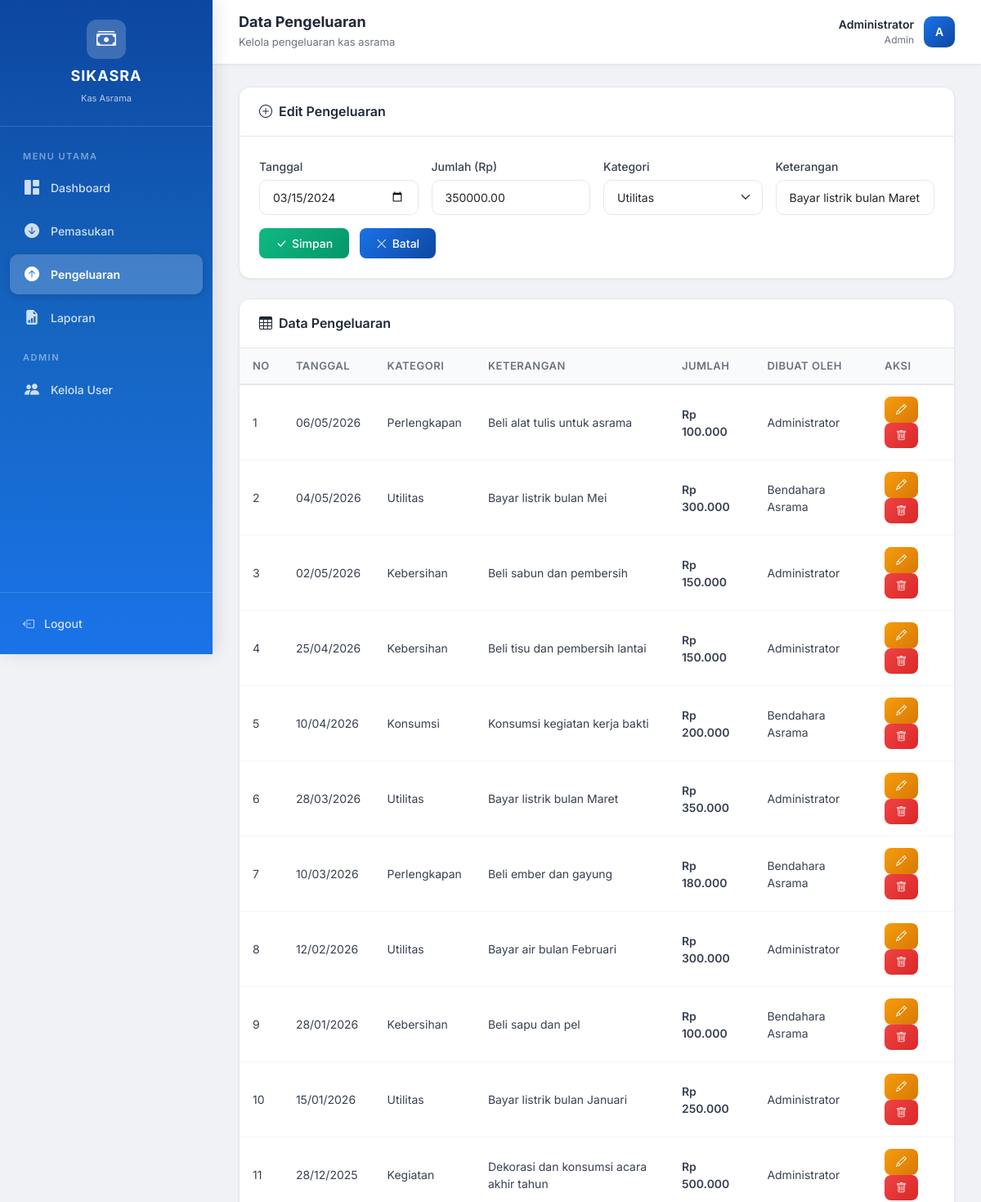
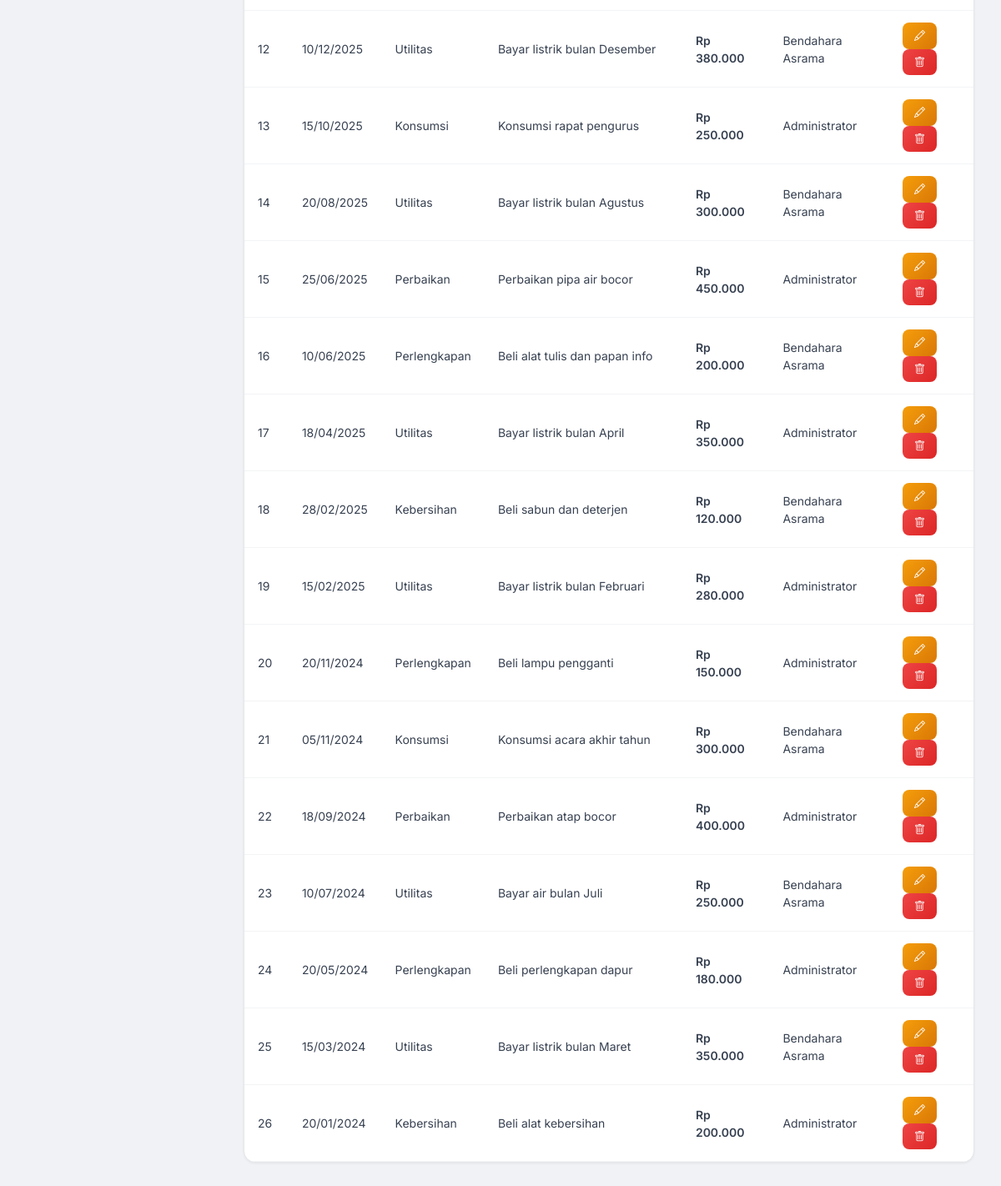
Page /pages/pengeluaran.php?edit=2 (signed in) on the committed database (2 pictures, top to bottom).
### tables this page shows
CREATE TABLE IF NOT EXISTS pengeluaran (
    id INT AUTO_INCREMENT PRIMARY KEY,
    tanggal DATE NOT NULL,
    jumlah DECIMAL(15,2) NOT NULL,
    keterangan TEXT,
    kategori_pengeluaran VARCHAR(100) NOT NULL,
    created_by INT,
    created_at TIMESTAMP DEFAULT CURRENT_TIMESTAMP,
    FOREIGN KEY (created_by) REFERENCES users(id) ON DELETE SET NULL
);

CREATE TABLE IF NOT EXISTS users (
    id INT AUTO_INCREMENT PRIMARY KEY,
    username VARCHAR(50) NOT NULL UNIQUE,
    password VARCHAR(255) NOT NULL,
    nama_lengkap VARCHAR(100) NOT NULL,
    role ENUM('admin', 'bendahara') NOT NULL DEFAULT 'bendahara',
    created_at TIMESTAMP DEFAULT CURRENT_TIMESTAMP
);

### classes/Transaksi.php (called while the page is built, shortened)
<?php
class Transaksi {
    protected $conn;
    public function __construct($conn) {
        $this->conn = $conn;
    }
    public function getTransaksiById($tabel, $id) {
        $stmt = $this->conn->prepare("SELECT * FROM $tabel WHERE id = ?");
        $stmt->bind_param("i", $id);
        $stmt->execute();
        $result = $stmt->get_result();
        return $result->fetch_assoc();
    }
}
?>

### classes/Pengeluaran.php (called while the page is built, shortened)
<?php
require_once __DIR__ . '/Transaksi.php';
class Pengeluaran extends Transaksi {
    public function tampilPengeluaran() {
        $query = "SELECT p.*, u.nama_lengkap
                  FROM pengeluaran p
                  LEFT JOIN users u ON p.created_by = u.id
                  ORDER BY p.tanggal DESC";
        $result = $this->conn->query($query);
        return $result;
    }
}
?>

### pages/pengeluaran.php (the view, shortened to what this page needs)
<?php
require_once '../classes/Pengeluaran.php';
$db = new Database();
$conn = $db->getConnection();
$pengeluaran = new Pengeluaran($conn);
$editData = null;
if (isset($_GET['edit'])) {
    $editData = $pengeluaran->getTransaksiById('pengeluaran', $_GET['edit']);
}
$dataPengeluaran = $pengeluaran->tampilPengeluaran();
?>
<!DOCTYPE html>
<html lang="id">
<head>
    <link href="https://cdn.jsdelivr.net/npm/bootstrap@5.3.0/dist/css/bootstrap.min.css" rel="stylesheet">
    <link href="https://cdn.jsdelivr.net/npm/bootstrap-icons@1.10.0/font/bootstrap-icons.css" rel="stylesheet">
    <link href="../assets/css/style.css" rel="stylesheet">
</head>
<body>
<div class="app-wrapper">
    <?php include 'sidebar.php'; ?>
    <div class="main-content">
        <div class="top-navbar">
            <div class="page-title"><h5>Data Pengeluaran</h5><small>Kelola pengeluaran kas asrama</small></div>
            <div class="user-info">
                <div class="user-detail">
                    <div class="user-name"><?php echo $_SESSION['nama_lengkap']; ?></div>
                    <div class="user-role"><?php echo ucfirst($_SESSION['role']); ?></div>
                </div>
                <div class="user-avatar"><?php echo strtoupper(substr($_SESSION['nama_lengkap'],0,1)); ?></div>
            </div>
        </div>
        <div class="content-area">
            <div class="card-custom mb-4">
                <div class="card-header">
                    <h5><i class="bi bi-plus-circle me-2"></i><?php echo $editData ? 'Edit Pengeluaran' : 'Tambah Pengeluaran'; ?></h5>
                </div>
                <div class="card-body">
                    <form method="POST" action="" class="form-custom">
                        <div class="row g-3">
                            <div class="col-md-3">
                                <label class="form-label">Tanggal</label>
                                <input type="date" class="form-control" name="tanggal" value="<?php echo $editData ? $editData['tanggal'] : date('Y-m-d'); ?>" required>
                            </div>
                            <div class="col-md-3">
                                <label class="form-label">Jumlah (Rp)</label>
                                <input type="number" class="form-control" name="jumlah" placeholder="0" value="<?php echo $editData ? $editData['jumlah'] : ''; ?>" required>
                            </div>
                            <div class="col-md-3">
                                <label class="form-label">Kategori</label>
                                <select class="form-select" name="kategori_pengeluaran" required>
                                    <?php $kats = ['Kebersihan','Utilitas','Perlengkapan','Konsumsi','Kegiatan','Perbaikan','Lainnya'];
                                    foreach($kats as $k): ?>
                                        <option value="<?php echo $k; ?>" <?php echo ($editData && $editData['kategori_pengeluaran']==$k)?'selected':''; ?>><?php echo $k; ?></option>
                                    <?php endforeach; ?>
                                </select>
                            </div>
                            <div class="col-md-3">
                                <label class="form-label">Keterangan</label>
                                <input type="text" class="form-control" name="keterangan" placeholder="Keterangan" value="<?php echo $editData ? $editData['keterangan'] : ''; ?>">
                            </div>
                        </div>
                        <div class="mt-3">
                            <button type="submit" class="btn-success-custom"><i class="bi bi-check-lg"></i> Simpan</button>
                            <?php if($editData): ?><a href="pengeluaran.php" class="btn-primary-custom ms-2"><i class="bi bi-x-lg"></i> Batal</a><?php endif; ?>
                        </div>
                    </form>
                </div>
            </div>
            <div class="card-custom">
                <div class="card-header"><h5><i class="bi bi-table me-2"></i>Data Pengeluaran</h5></div>
                <div class="card-body" style="padding:0;">
                    <table class="table-custom">
                        <thead><tr><th>No</th><th>Tanggal</th><th>Kategori</th><th>Keterangan</th><th>Jumlah</th><th>Dibuat Oleh</th><th>Aksi</th></tr></thead>
                        <tbody>
                        <?php $no=1; while($row=$dataPengeluaran->fetch_assoc()): ?>
                            <tr>
                                <td><?php echo $no++; ?></td>
                                <td><?php echo date('d/m/Y', strtotime($row['tanggal'])); ?></td>
                                <td><?php echo $row['kategori_pengeluaran']; ?></td>
                                <td><?php echo $row['keterangan']; ?></td>
                                <td class="money-red">Rp <?php echo number_format($row['jumlah'],0,',','.'); ?></td>
                                <td><?php echo $row['nama_lengkap'] ?? '-'; ?></td>
                                <td>
                                    <a href="pengeluaran.php?edit=<?php echo $row['id']; ?>" class="btn-warning-custom"><i class="bi bi-pencil"></i></a>
                                    <a href="pengeluaran.php?hapus=<?php echo $row['id']; ?>" class="btn-danger-custom" onclick="return confirm('Yakin hapus?')"><i class="bi bi-trash"></i></a>
                                </td>
                            </tr>
                        <?php endwhile; ?>
                        </tbody>
                    </table>
                </div>
            </div>
        </div>
    </div>
</div>
</body>
</html>

### assets/css/style.css (style rules this page uses)
* { margin: 0; padding: 0; box-sizing: border-box; }
body { font-family: 'Inter', sans-serif; background-color: #f0f2f5; color: #333; min-height: 100vh; }
.app-wrapper { display: flex; min-height: 100vh; }
.main-content { margin-left: 260px; flex: 1; min-height: 100vh; background: #f0f2f5; }
.top-navbar { background: white; padding: 16px 32px; display: flex; justify-content: space-between; align-items: center; box-shadow: 0 1px 3px rgba(0, 0, 0, 0.08); position: sticky; top: 0; z-index: 100; }
.top-navbar .page-title h5 { font-weight: 700; color: #1f2937; font-size: 18px; margin: 0; }
.top-navbar .page-title small { color: #6b7280; font-size: 13px; }
.top-navbar .user-info { display: flex; align-items: center; gap: 12px; }
.top-navbar .user-info .user-avatar { width: 38px; height: 38px; background: linear-gradient(135deg, #1a73e8, #0d47a1); border-radius: 10px; display: flex; align-items: center; justify-content: center; color: white; font-weight: 600; font-size: 14px; }
.top-navbar .user-info .user-detail { text-align: right; }
.top-navbar .user-info .user-detail .user-name { font-weight: 600; font-size: 14px; color: #1f2937; }
.top-navbar .user-info .user-detail .user-role { font-size: 12px; color: #6b7280; }
.content-area { padding: 28px 32px; }
.card-custom { background: white; border-radius: 14px; box-shadow: 0 1px 3px rgba(0, 0, 0, 0.06); border: 1px solid #e5e7eb; overflow: hidden; }
.card-custom .card-header { background: white; padding: 20px 24px; border-bottom: 1px solid #e5e7eb; display: flex; justify-content: space-between; align-items: center; }
.card-custom .card-header h5 { font-weight: 600; font-size: 16px; color: #1f2937; margin: 0; }
.card-custom .card-body { padding: 24px; }
.table-custom { width: 100%; border-collapse: collapse; }
.table-custom thead th { background: #f9fafb; padding: 12px 16px; font-size: 13px; font-weight: 600; color: #6b7280; text-transform: uppercase; letter-spacing: 0.5px; border-bottom: 2px solid #e5e7eb; text-align: left; }
.table-custom tbody td { padding: 14px 16px; font-size: 14px; color: #374151; border-bottom: 1px solid #f3f4f6; vertical-align: middle; }
.table-custom tbody tr { transition: background 0.2s ease; }
.btn-primary-custom { background: linear-gradient(135deg, #1a73e8, #0d47a1); border: none; border-radius: 8px; padding: 8px 20px; font-weight: 500; font-size: 14px; color: white; transition: all 0.3s ease; text-decoration: none; display: inline-flex; align-items: center; gap: 6px; }
.btn-success-custom { background: linear-gradient(135deg, #10b981, #059669); border: none; border-radius: 8px; padding: 8px 20px; font-weight: 500; font-size: 14px; color: white; transition: all 0.3s ease; text-decoration: none; display: inline-flex; align-items: center; gap: 6px; }
.btn-danger-custom { background: linear-gradient(135deg, #ef4444, #dc2626); border: none; border-radius: 8px; padding: 6px 14px; font-weight: 500; font-size: 13px; color: white; transition: all 0.3s ease; text-decoration: none; display: inline-flex; align-items: center; gap: 4px; }
.btn-warning-custom { background: linear-gradient(135deg, #f59e0b, #d97706); border: none; border-radius: 8px; padding: 6px 14px; font-weight: 500; font-size: 13px; color: white; transition: all 0.3s ease; text-decoration: none; display: inline-flex; align-items: center; gap: 4px; }
.form-custom .form-label { font-weight: 500; color: #374151; font-size: 14px; margin-bottom: 6px; }
.form-custom .form-control, .form-custom .form-select { border-radius: 10px; padding: 10px 16px; border: 1.5px solid #e5e7eb; font-size: 14px; transition: all 0.3s ease; }
.money-red { color: #ef4444; font-weight: 600; }

### rows in the picture
pengeluaran: tanggal "03/15/2024", jumlah "350000.00", kategori_pengeluaran "Utilitas", keterangan "Bayar listrik bulan Maret", tanggal "15/03/2024", jumlah "350.000", created_by.nama_lengkap "Bendahara Asrama"
pengeluaran: tanggal "06/05/2026", kategori_pengeluaran "Perlengkapan", keterangan "Beli alat tulis untuk asrama", jumlah "100.000", created_by.nama_lengkap "Administrator"
pengeluaran: tanggal "04/05/2026", kategori_pengeluaran "Utilitas", keterangan "Bayar listrik bulan Mei", jumlah "300.000", created_by.nama_lengkap "Bendahara Asrama"
pengeluaran: tanggal "02/05/2026", kategori_pengeluaran "Kebersihan", keterangan "Beli sabun dan pembersih", jumlah "150.000", created_by.nama_lengkap "Administrator"
pengeluaran: tanggal "25/04/2026", kategori_pengeluaran "Kebersihan", keterangan "Beli tisu dan pembersih lantai", jumlah "150.000", created_by.nama_lengkap "Administrator"
pengeluaran: tanggal "10/04/2026", kategori_pengeluaran "Konsumsi", keterangan "Konsumsi kegiatan kerja bakti", jumlah "200.000", created_by.nama_lengkap "Bendahara Asrama"
pengeluaran: tanggal "28/03/2026", kategori_pengeluaran "Utilitas", keterangan "Bayar listrik bulan Maret", jumlah "350.000", created_by.nama_lengkap "Administrator"
pengeluaran: tanggal "10/03/2026", kategori_pengeluaran "Perlengkapan", keterangan "Beli ember dan gayung", jumlah "180.000", created_by.nama_lengkap "Bendahara Asrama"
pengeluaran: tanggal "12/02/2026", kategori_pengeluaran "Utilitas", keterangan "Bayar air bulan Februari", jumlah "300.000", created_by.nama_lengkap "Administrator"
pengeluaran: tanggal "28/01/2026", kategori_pengeluaran "Kebersihan", keterangan "Beli sapu dan pel", jumlah "100.000", created_by.nama_lengkap "Bendahara Asrama"
pengeluaran: tanggal "15/01/2026", kategori_pengeluaran "Utilitas", keterangan "Bayar listrik bulan Januari", jumlah "250.000", created_by.nama_lengkap "Administrator"
pengeluaran: tanggal "28/12/2025", kategori_pengeluaran "Kegiatan", keterangan "Dekorasi dan konsumsi acara akhir tahun", jumlah "500.000", created_by.nama_lengkap "Administrator"
pengeluaran: tanggal "10/12/2025", kategori_pengeluaran "Utilitas", keterangan "Bayar listrik bulan Desember", jumlah "380.000", created_by.nama_lengkap "Bendahara Asrama"
pengeluaran: tanggal "15/10/2025", kategori_pengeluaran "Konsumsi", keterangan "Konsumsi rapat pengurus", jumlah "250.000", created_by.nama_lengkap "Administrator"
pengeluaran: tanggal "20/08/2025", kategori_pengeluaran "Utilitas", keterangan "Bayar listrik bulan Agustus", jumlah "300.000", created_by.nama_lengkap "Bendahara Asrama"
pengeluaran: tanggal "25/06/2025", kategori_pengeluaran "Perbaikan", keterangan "Perbaikan pipa air bocor", jumlah "450.000", created_by.nama_lengkap "Administrator"
pengeluaran: tanggal "10/06/2025", kategori_pengeluaran "Perlengkapan", keterangan "Beli alat tulis dan papan info", jumlah "200.000", created_by.nama_lengkap "Bendahara Asrama"
pengeluaran: tanggal "18/04/2025", kategori_pengeluaran "Utilitas", keterangan "Bayar listrik bulan April", jumlah "350.000", created_by.nama_lengkap "Administrator"
pengeluaran: tanggal "28/02/2025", kategori_pengeluaran "Kebersihan", keterangan "Beli sabun dan deterjen", jumlah "120.000", created_by.nama_lengkap "Bendahara Asrama"
pengeluaran: tanggal "15/02/2025", kategori_pengeluaran "Utilitas", keterangan "Bayar listrik bulan Februari", jumlah "280.000", created_by.nama_lengkap "Administrator"
pengeluaran: tanggal "20/11/2024", kategori_pengeluaran "Perlengkapan", keterangan "Beli lampu pengganti", jumlah "150.000", created_by.nama_lengkap "Administrator"
pengeluaran: tanggal "05/11/2024", kategori_pengeluaran "Konsumsi", keterangan "Konsumsi acara akhir tahun", jumlah "300.000", created_by.nama_lengkap "Bendahara Asrama"
pengeluaran: tanggal "18/09/2024", kategori_pengeluaran "Perbaikan", keterangan "Perbaikan atap bocor", jumlah "400.000", created_by.nama_lengkap "Administrator"
pengeluaran: tanggal "10/07/2024", kategori_pengeluaran "Utilitas", keterangan "Bayar air bulan Juli", jumlah "250.000", created_by.nama_lengkap "Bendahara Asrama"
pengeluaran: tanggal "20/05/2024", kategori_pengeluaran "Perlengkapan", keterangan "Beli perlengkapan dapur", jumlah "180.000", created_by.nama_lengkap "Administrator"
pengeluaran: tanggal "20/01/2024", kategori_pengeluaran "Kebersihan", keterangan "Beli alat kebersihan", jumlah "200.000", created_by.nama_lengkap "Administrator"

### other values in the picture
$_SESSION['nama_lengkap'] "Administrator"
$_SESSION['role'] "Admin"
substr($_SESSION['nama_lengkap'],0,1) "A"
